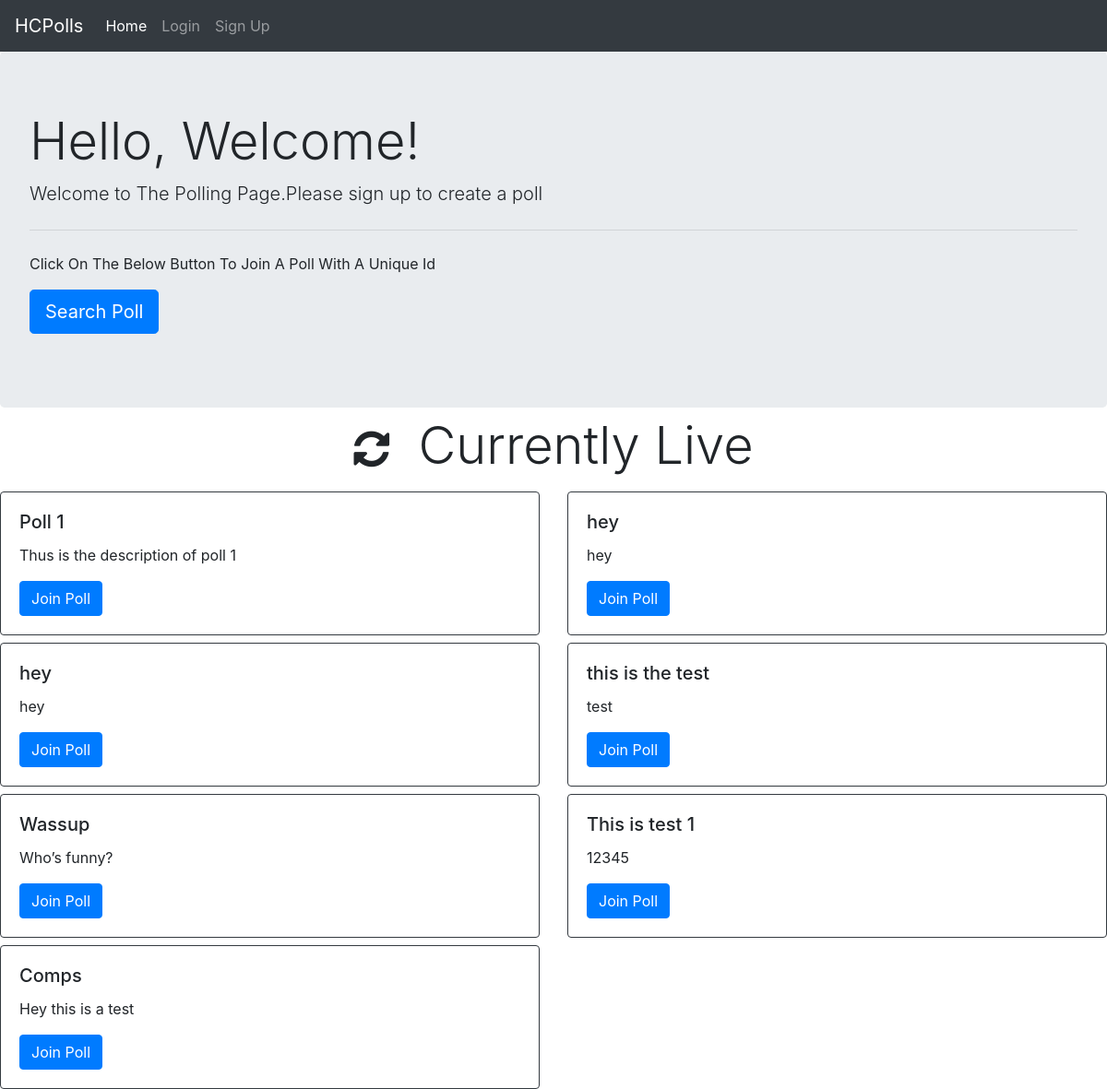
The page / on the database its author committed.
### polls/models.py (models this page shows, shortened)
class Polls(models.Model):
    UniqueId = models.CharField(max_length=100, unique=True)
    Title = models.CharField(max_length=100)
    Description = models.CharField(max_length=100)
    password = models.CharField(max_length=100)
    Active = models.BooleanField(default=True)
    Author = models.ForeignKey(
        settings.AUTH_USER_MODEL,
        on_delete=models.CASCADE,
    )

### polls/views.py (the view)
# urls.py: path('', views.homepage, name='homepage'),
def homepage(request):
    if request.user.is_authenticated:
        AllActive = Polls.objects.filter(Author=request.user)
        context = {
            'AllActive': AllActive
        }
        return render(request, 'polls/loggedindex.html', context)
    else:
        AllActive = Polls.objects.all()
        context = {
            'AllActive': AllActive
        }
        return render(request, 'polls/index.html', context)

### polls/templates/polls/index.html (shortened to what this page needs)
<!DOCTYPE html>
<html lang="en">
  <head>
    <link
      rel="stylesheet"
      href="https://stackpath.bootstrapcdn.com/bootstrap/4.3.1/css/bootstrap.min.css"
    />
  </head>
  <body>
    <nav class="navbar navbar-expand-lg navbar-dark bg-dark">
      <a class="navbar-brand" href="#">HCPolls</a>
      <div class="collapse navbar-collapse" id="navbarNav">
        <ul class="navbar-nav">
          <li class="nav-item active">
            <a class="nav-link" href="#"
              >Home <span class="sr-only">(current)</span></a
            >
          </li>
          {% if user.is_authenticated %}
          <li class="nav-item">
            <form method="POST" action="{% url 'logout' %}" id="logoutForm">
              {% csrf_token %}
            </form>
            <a
              class="nav-link"
              href="javascript:{}"
              onclick="document.getElementById('logoutForm').submit();"
              >Logout</a
            >
          </li>
          <li class="nav-item">
            <a
              class="nav-link"
              href="#"
              data-toggle="modal"
              data-target="#CreatePollModal"
              >CreatePoll</a
            >
          </li>
          {% else %}
          <li class="nav-item">
            <a
              class="nav-link"
              href="#"
              data-toggle="modal"
              data-target="#loginModal"
              >Login</a
            >
          </li>
          <li class="nav-item">
            <a
              class="nav-link"
              href="#"
              data-toggle="modal"
              data-target="#signupModal"
              >Sign Up</a
            >
          </li>
          {% endif %}
        </ul>
      </div>
    </nav>
    <div class="jumbotron m-0 mb-2">
      <h1 class="display-4">Hello, Welcome!</h1>
      <p class="lead">
        Welcome to The Polling Page.Please sign up to create a poll
      </p>
      <hr class="my-4" />
      <p>
        Click On The Below Button To Join A Poll With A Unique Id
      </p>
      <p class="lead">
        <a class="btn btn-primary btn-lg" href="#" role="button">Search Poll</a>
      </p>
    </div>
    <h1 class="display-4" align="center">
      <i class="fa fa-refresh fa-spin fa-xs" style="font-size: 45px;"></i>&nbsp
      Currently Live
    </h1>
    {% for i in AllActive %}
    {% if forloop.counter0|divisibleby:"2" %}
    <div class="row">
      {% endif %}
      <div class="col-sm-6 mt-2">
        <div class="card border-dark">
          <div class="card-body">
            <h5 class="card-title">{{i.Title}}</h5>
            <p class="card-text">
              {{i.Description}}
            </p>
            <a
            class="btn btn-primary"
            href="#JoinPoll{{i.id}}"
            data-toggle="modal"
            data-target="#JoinPoll{{i.id}}"
            >Join Poll</a
          >
          </div>
        </div>
      </div>
      {% if forloop.counter0|divisibleby:"2" %} {% else %}
    </div>
    {% endif %} {% endfor %}
  </body>
  <link
    rel="stylesheet"
    href="https://cdnjs.cloudflare.com/ajax/libs/font-awesome/4.7.0/css/font-awesome.min.css"
  />
</html>

### rows shown on the page
Polls: Title "Poll 1", Description "Thus is the description of poll 1"
Polls: Title "hey", Description "hey"
Polls: Title "hey", Description "hey"
Polls: Title "this is the test", Description "test"
Polls: Title "Wassup", Description "Who’s funny?"
Polls: Title "This is test 1", Description "12345"
Polls: Title "Comps", Description "Hey this is a test"
